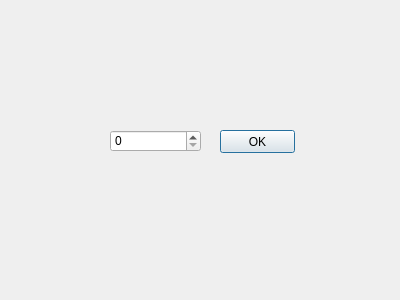
<?xml version="1.0" encoding="UTF-8"?>
<ui version="4.0">
 <class>MyDialog</class>
 <widget class="QDialog" name="MyDialog">
  <property name="geometry">
   <rect>
    <x>0</x>
    <y>0</y>
    <width>400</width>
    <height>300</height>
   </rect>
  </property>
  <property name="windowTitle">
   <string>Dialog</string>
  </property>
  <widget class="QSpinBox" name="spinBox">
   <property name="geometry">
    <rect>
     <x>110</x>
     <y>130</y>
     <width>91</width>
     <height>22</height>
    </rect>
   </property>
   <property name="maximum">
    <number>999</number>
   </property>
  </widget>
  <widget class="QPushButton" name="pushButton">
   <property name="geometry">
    <rect>
     <x>220</x>
     <y>130</y>
     <width>75</width>
     <height>23</height>
    </rect>
   </property>
   <property name="text">
    <string>OK</string>
   </property>
  </widget>
 </widget>
 <resources/>
 <connections/>
</ui>
